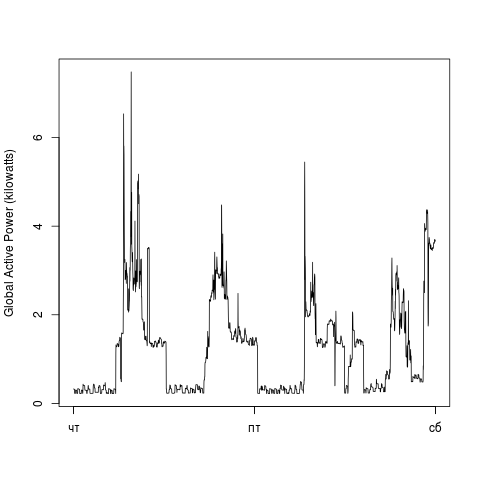

This figure's R source:
# plot 2

plot2 <- function(data){
    png(filename='plot2.png',width=480,height=480,units='px')
    datetime <- strptime(paste(data$Date, data$Time, sep=" "), "%d/%m/%Y %H:%M:%S")
    plot(datetime, data$Global_act_pow, ylab='Global Active Power (kilowatts)', xlab='', type='l')
    dev.off()
}
